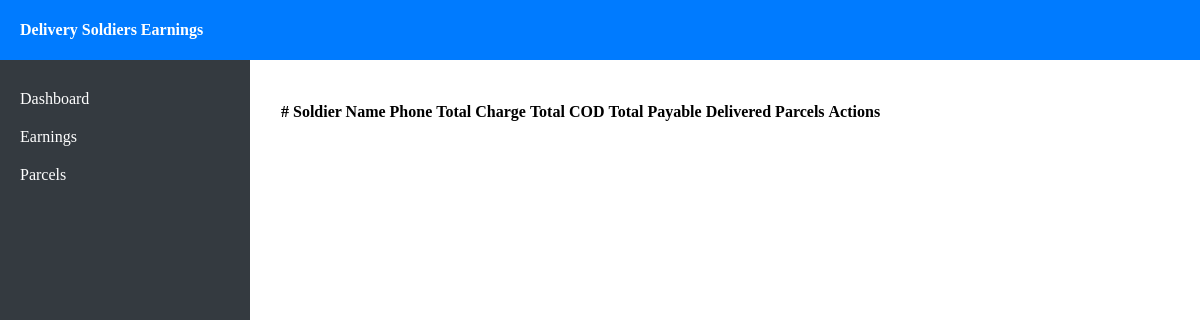
The page /billing/soldiers/earnings/ on the database as committed earlier.
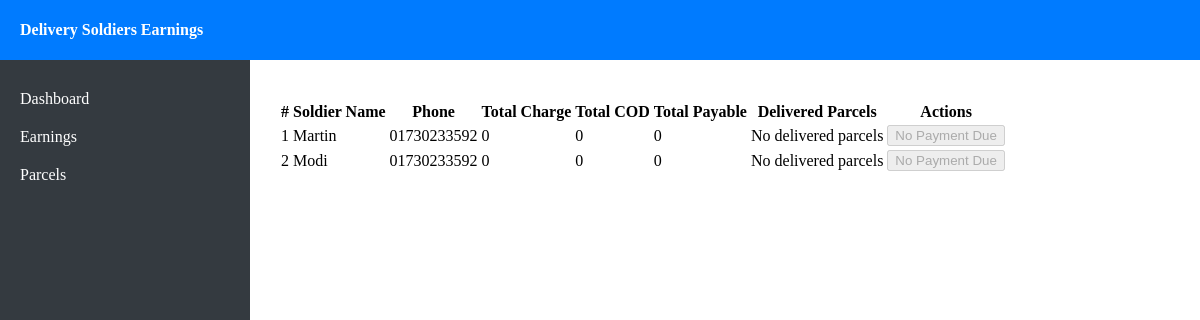
The same page on the database as committed later.
### accounts/models.py (models this page shows, shortened)
class DeliverySoldier(models.Model):
    STATUS_CHOICES=(
        ("active","active"),
        ("off_duty","off_duty"),
        ("suspended","suspended"),
    )
    soldiers_id = models.AutoField(primary_key=True)
    soldiers_parcel_id = models.ForeignKey('parcels.Parcel', on_delete=models.CASCADE, blank=True, null=True)
    soldiers_area_id = models.ForeignKey('logistics.Area', on_delete=models.CASCADE)
    photo=models.ImageField(upload_to="soldier/", default="soldier/default.png", null=True, blank=True)
    soldiers_name = models.CharField(max_length=100)
    soldiers_phone = models.CharField(max_length=20)
    soldiers_nid = models.IntegerField(unique=True)  # National ID
    soldiers_email = models.EmailField(unique=True)
    soldiers_username = models.CharField(max_length=50, unique=True)
    soldiers_address=models.TextField()
    soldiers_password_hash = models.CharField(max_length=255)
    status=models.CharField(max_length=20, choices=STATUS_CHOICES, default="active")
    soldiers_Blood_group=models.CharField(max_length=10, null=True, blank=True)
    soldiers_dob=models.DateField(default=datetime.date.today)
    soldiers_gender=models.CharField(max_length=20,choices=(("male","male"), ("female","female"), ("others","others")))
    created_at = models.DateTimeField(auto_now_add=True)
    updated_at = models.DateTimeField(auto_now=True)
    soldiers_vehicle_type = models.CharField(max_length=50, choices=[
        ("motorcycle", "motorcycle"),
        ("scooter", "scooter"),
        ("bicycle", "bicycle"),
        ("car", "car"),
    ], default="motorcycle")
    soldiers_vehicle_brand = models.CharField(max_length=100, blank=True, null=True)
    soldiers_vehicle_number = models.CharField(max_length=50, blank=True, null=True)  # License plate
    license_expiry = models.DateField(null=True, blank=True)
    insurance_status = models.BooleanField(default=True, blank=True, null=True)  # True = valid, False = expired
    insurance_expiry = models.DateField(null=True,blank=True )

### billing/views.py (the view)
# urls.py: path('soldiers/earnings/', views.soldier_earnings_view, name='soldier_earnings'),
def soldier_earnings_view(request):
    soldiers = DeliverySoldier.objects.all().select_related('earnings')
    context = {
        'soldiers': soldiers
    }
    return render(request, 'billing/soldier_earnings.html', context)

### billing/templates/billing/soldier_earnings.html (shortened to what this page needs)
<div id="header">
    <h4>Delivery Soldiers Earnings</h4>
</div>
<div id="sidebar">
    <a href="{% url 'dashboard' %}">Dashboard</a>
    <a href="{% url 'soldier_earnings' %}">Earnings</a>
    <a href="{% url 'parcel' %}">Parcels</a>
</div>
<div id="content">
    <div class="container-fluid">
        <div class="table-responsive">
            <table class="table table-bordered table-striped mt-3">
                <thead class="thead-dark">
                    <tr>
                        <th>#</th>
                        <th>Soldier Name</th>
                        <th>Phone</th>
                        <th>Total Charge</th>
                        <th>Total COD</th>
                        <th>Total Payable</th>
                        <th>Delivered Parcels</th>
                        <th>Actions</th>
                    </tr>
                </thead>
                <tbody>
                    {% for soldier in soldiers %}
                    <tr>
                        <td>{{ forloop.counter }}</td>
                        <td>{{ soldier.soldiers_name }}</td>
                        <td>{{ soldier.soldiers_phone }}</td>
                        <td>{{ soldier.earnings.total_charge|default:0 }}</td>
                        <td>{{ soldier.earnings.total_cod|default:0 }}</td>
                        <td>{{ soldier.earnings.total_payable|default:0 }}</td>
                        <td>
                            {% with soldier.parcels.all|dictsort:"parcels_id" as delivered %}
                                {% for parcel in delivered %}
                                    {% if parcel.parcel_status == "delivered" %}
                                        <div class="parcel-info">
                                            <strong>ID:</strong> {{ parcel.parcels_id }} |
                                            <strong>Charge:</strong> {{ parcel.selected_price }} |
                                            <strong>COD:</strong> {{ parcel.parcels_cash_collection }} |
                                            <strong>Payable:</strong> {{ parcel.payable }}
                                        </div>
                                    {% endif %}
                                {% empty %}
                                    No delivered parcels
                                {% endfor %}
                            {% endwith %}
                        </td>
                        <td>
                            {% if soldier.earnings.total_payable > 0 %}
                                <a href="{% url 'pay_receive_soldier' soldier.soldiers_id %}" class="btn btn-success btn-sm">Pay</a>
                            {% else %}
                                <button class="btn btn-secondary btn-sm" disabled>No Payment Due</button>
                            {% endif %}
                        </td>
                    </tr>
                    {% endfor %}
                </tbody>
            </table>
        </div>
    </div>
</div>

Rows that differ between the two databases and show on the page:
added DeliverySoldier: soldiers_name "Martin", soldiers_phone "01730233592", earnings.total_charge "0", earnings.total_cod "0", earnings.total_payable "0"
added DeliverySoldier: soldiers_name "Modi", soldiers_phone "01730233592", earnings.total_charge "0", earnings.total_cod "0", earnings.total_payable "0"
